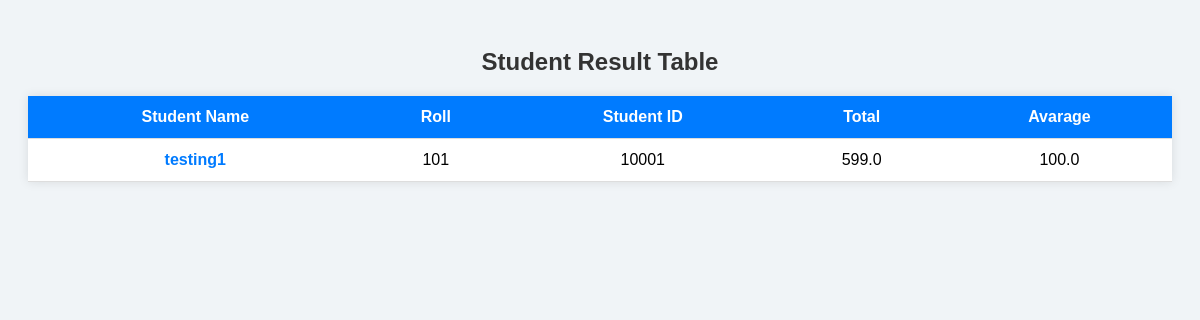
The app's page /ClassSix/student/viewResult/, older data.
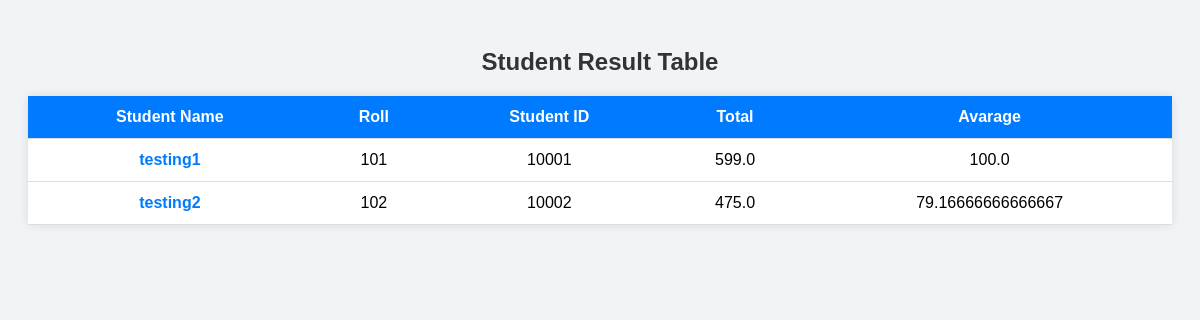
The same page, newer data.
### ClassSix/models.py (models this page shows, shortened)
class ClassSIXResult(models.Model):
    name = models.CharField(max_length=20)
    roll = models.IntegerField(max_length=5)
    student_id = models.IntegerField(max_length=10)
    FatherName = models.CharField(max_length=20)
    bangla = models.FloatField(max_length=5)
    english = models.FloatField(max_length=5)
    math = models.FloatField(max_length=5)
    biology = models.FloatField(max_length=5)
    chemistry = models.FloatField(max_length=5)
    physics = models.FloatField(max_length=5)
    total = models.FloatField(max_length=10)
    avarage = models.FloatField(max_length=5)

### ClassSix/views.py (the view)
def ClassSixStudentResultView(request):
    results = ClassSIXResult.objects.all()
    return render(request, 'ClassSixStudentResults.html', {'results':results})

### ClassSix/template/ClassSixStudentResults.html (shortened to what this page needs)
<!DOCTYPE html>
<html lang="en">
<head>
</head>
<body>
  <h2>Student Result Table</h2>
  <table>
    <thead>
      <tr>
        <th>Student Name</th>
        <th>Roll</th>
        <th>Student ID</th>
        <th>Total</th>
        <th>Avarage</th>
      </tr>
    </thead>
    <tbody>
        {% for result in results %}
        <tr>
            <td class="highlight">{{result.name}}</td>
            <td>{{result.roll}}</td>
            <td>{{result.student_id}}</td>
            <td>{{result.total}}</td>
            <td>{{result.avarage}}</td>
        </tr>
        {% endfor %}
    </tbody>
  </table>
</body>
</html>

### ClassSix/template/ClassSixStudentResults.html (style rules this page uses)
body { font-family: Arial, sans-serif; background-color: #f0f4f7; padding: 20px; }
h2 { text-align: center; color: #333; }
table { width: 100%; border-collapse: collapse; margin: 20px auto; background-color: #fff; box-shadow: 0 0 10px rgba(0,0,0,0.1); }
th, td { padding: 12px 15px; text-align: center; border-bottom: 1px solid #ddd; }
th { background-color: #007bff; color: white; }
.highlight { font-weight: bold; color: #007bff; }

Row changes from the older to the newer data that the page shows:
added ClassSIXResult: name "testing2", roll "102", student_id "10002", total "475.0", avarage "79.16666666666667"
